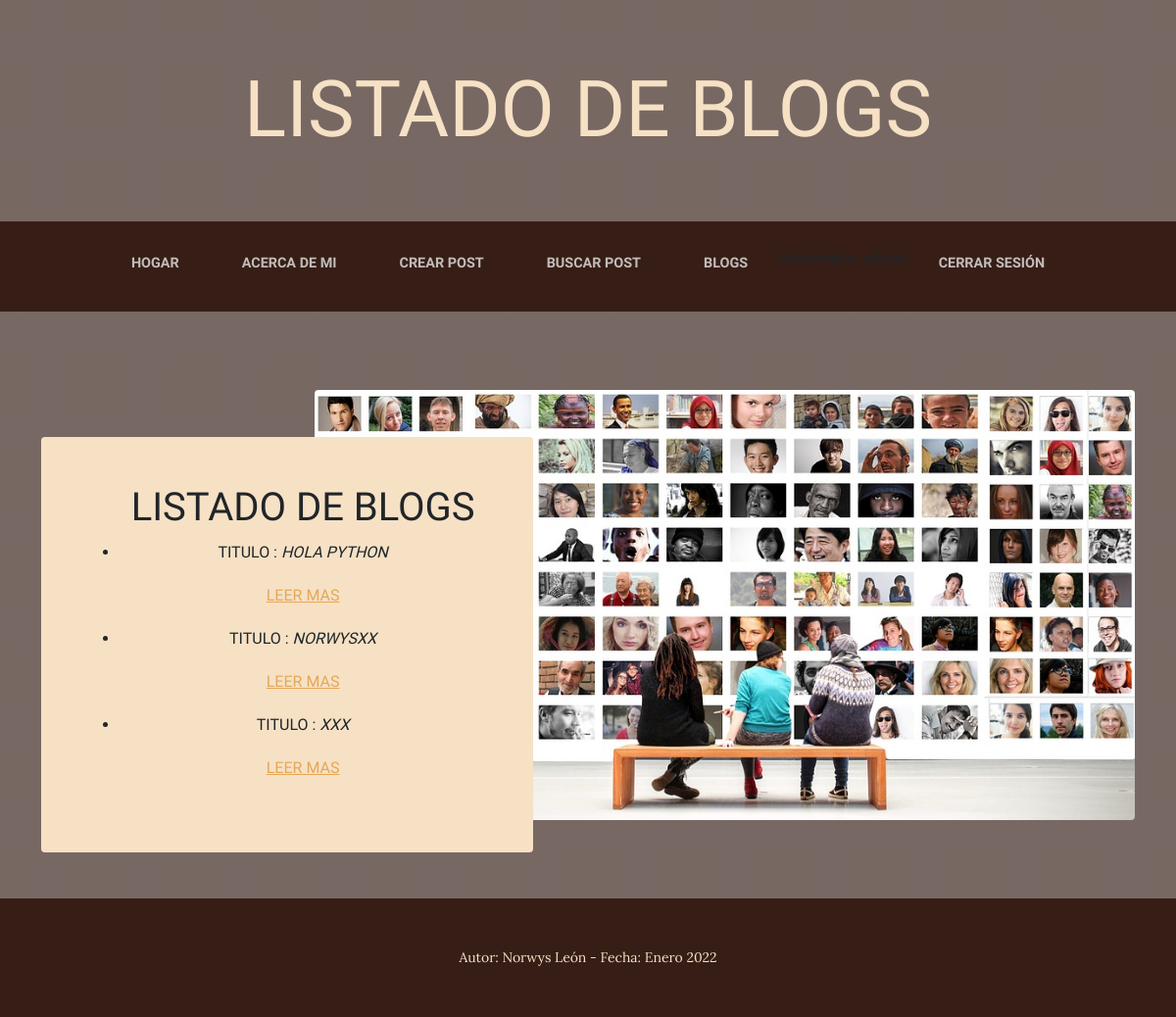
/Appblog/blog/list/ (signed in), run on an earlier commit of the app's database.
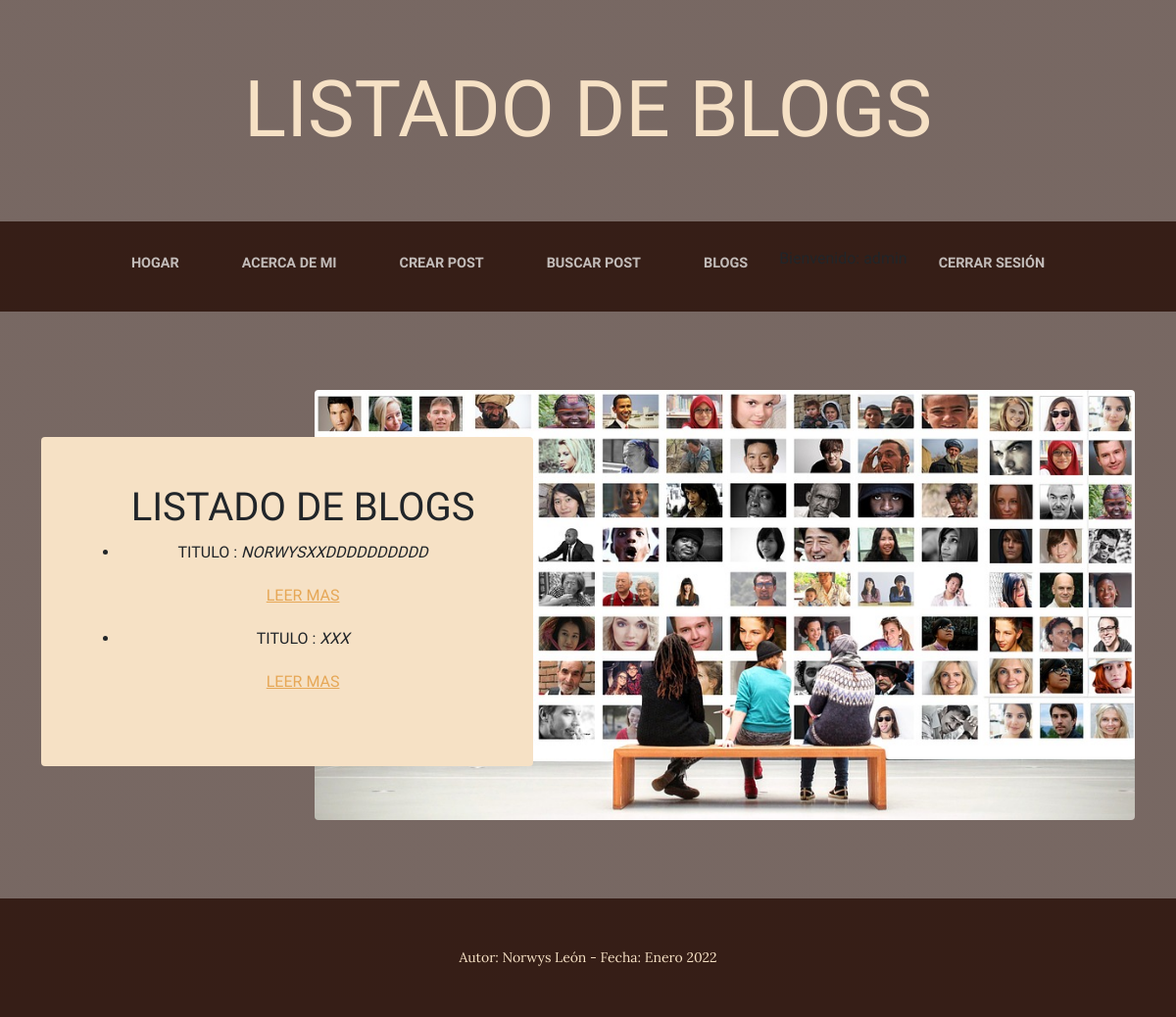
And on a later commit of the database.
### Appblog/models.py (models this page shows, shortened)
class Blog(models.Model):
    titulo=models.CharField(max_length=100)
    subtitulo=models.CharField(max_length=100)
    cuerpo=RichTextField(blank=True, null=True)
    fecha=models.DateField()
    autor=models.ForeignKey(User, on_delete=models.CASCADE)
    imagen=models.ImageField(upload_to="blog")

### Appblog/views.py (the view)
# urls.py: path('blog/list/', BlogList.as_view(), name="blog_list"),
class BlogList(LoginRequiredMixin, ListView):
    model=Blog
    template_name= "Appblog/blogs.html"

### Appblog/templates/Appblog/blogs.html (shortened to what this page needs)
{% extends "Appblog/Padre.html" %}
{% load static %}
{% block Titulos_iniciales %}
<span class="site-heading-lower">LISTADO DE BLOGS</span>
{% endblock %}
{% block imagen %}
    <img class="intro-img img-fluid mb-3 mb-lg-0 rounded" src="{% static 'assets/img/registro.jpg' %}" alt="..." />
{% endblock %}
{% block Titulos_texto %}
<h6 class="section-heading mb-4">
   <ul>
    <h1>LISTADO DE BLOGS</h1>
    {% for blog in object_list %}
    <li>
        <p> TITULO : <i>{{ blog.titulo }}</i></p>
        <p>
            <a href="{% url 'leerBlogs' %}">Leer mas</a>
    </li>
    {% endfor %}
    </ul>
 </h6>
{% endblock %}
{% block Autor_fecha %}
    <div class="container"><p class="m-0 small">Autor: Norwys León - Fecha: Enero 2022</p></div>
{% endblock %}

What changed in the data, as far as the page shows it:
removed Blog: titulo "HOLA PYTHON"
changed Blog: titulo "NORWYSXX" → "NORWYSXXDDDDDDDDDD"
